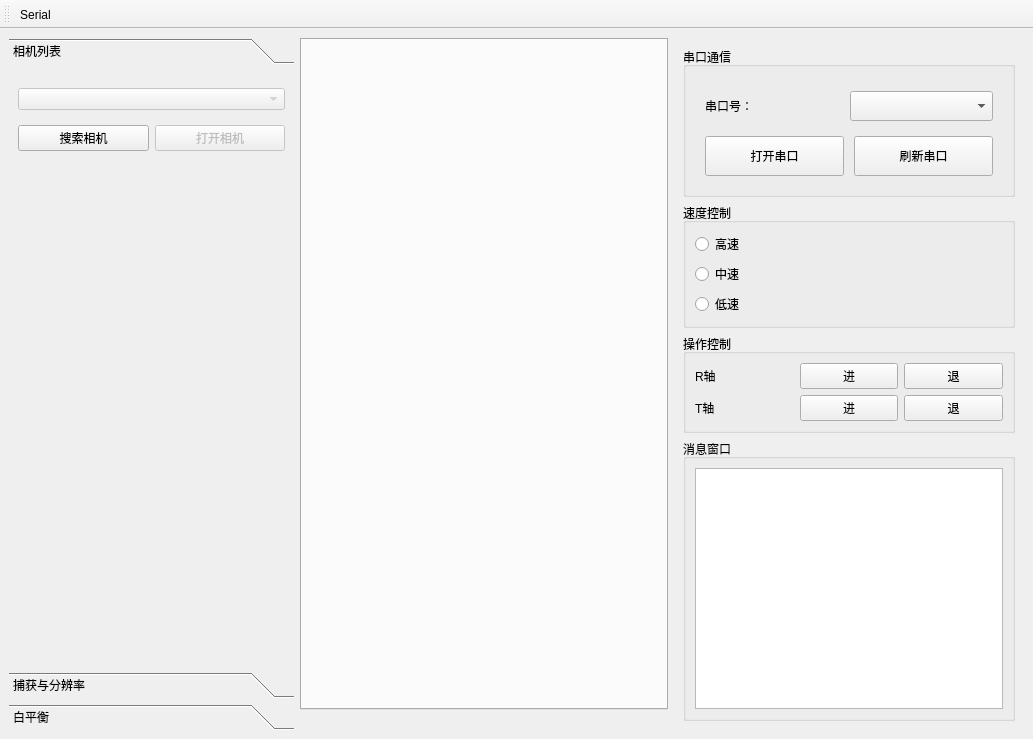
<?xml version="1.0" encoding="UTF-8"?>
<ui version="4.0">
 <class>MainWindow</class>
 <widget class="QMainWindow" name="MainWindow">
  <property name="windowModality">
   <enum>Qt::NonModal</enum>
  </property>
  <property name="geometry">
   <rect>
    <x>0</x>
    <y>0</y>
    <width>1033</width>
    <height>739</height>
   </rect>
  </property>
  <property name="acceptDrops">
   <bool>false</bool>
  </property>
  <property name="windowTitle">
   <string>MainWindow</string>
  </property>
  <property name="inputMethodHints">
   <set>Qt::ImhNone</set>
  </property>
  <widget class="QWidget" name="centralwidget">
   <layout class="QHBoxLayout" name="horizontalLayout" stretch="0,1,0">
    <item>
     <widget class="QToolBox" name="toolBox">
      <property name="enabled">
       <bool>true</bool>
      </property>
      <property name="minimumSize">
       <size>
        <width>285</width>
        <height>0</height>
       </size>
      </property>
      <property name="maximumSize">
       <size>
        <width>285</width>
        <height>16777215</height>
       </size>
      </property>
      <property name="mouseTracking">
       <bool>false</bool>
      </property>
      <property name="tabletTracking">
       <bool>false</bool>
      </property>
      <property name="focusPolicy">
       <enum>Qt::NoFocus</enum>
      </property>
      <property name="contextMenuPolicy">
       <enum>Qt::DefaultContextMenu</enum>
      </property>
      <property name="acceptDrops">
       <bool>false</bool>
      </property>
      <property name="autoFillBackground">
       <bool>false</bool>
      </property>
      <property name="frameShape">
       <enum>QFrame::NoFrame</enum>
      </property>
      <property name="frameShadow">
       <enum>QFrame::Plain</enum>
      </property>
      <property name="currentIndex">
       <number>0</number>
      </property>
      <widget class="QWidget" name="cameraPage">
       <property name="geometry">
        <rect>
         <x>0</x>
         <y>0</y>
         <width>285</width>
         <height>100</height>
        </rect>
       </property>
       <property name="minimumSize">
        <size>
         <width>285</width>
         <height>100</height>
        </size>
       </property>
       <property name="maximumSize">
        <size>
         <width>285</width>
         <height>100</height>
        </size>
       </property>
       <attribute name="label">
        <string>相机列表</string>
       </attribute>
       <layout class="QVBoxLayout" name="verticalLayout_3">
        <item>
         <widget class="QComboBox" name="cameraComboBox">
          <property name="enabled">
           <bool>false</bool>
          </property>
         </widget>
        </item>
        <item>
         <layout class="QHBoxLayout" name="cameraLayout">
          <item>
           <widget class="QPushButton" name="searchCameraButton">
            <property name="text">
             <string>搜索相机</string>
            </property>
            <property name="checkable">
             <bool>false</bool>
            </property>
            <property name="autoExclusive">
             <bool>false</bool>
            </property>
           </widget>
          </item>
          <item>
           <widget class="QPushButton" name="cameraButton">
            <property name="enabled">
             <bool>false</bool>
            </property>
            <property name="text">
             <string>打开相机</string>
            </property>
            <property name="autoExclusive">
             <bool>false</bool>
            </property>
           </widget>
          </item>
         </layout>
        </item>
       </layout>
      </widget>
      <widget class="QWidget" name="capturePage">
       <property name="geometry">
        <rect>
         <x>0</x>
         <y>0</y>
         <width>285</width>
         <height>400</height>
        </rect>
       </property>
       <property name="minimumSize">
        <size>
         <width>285</width>
         <height>400</height>
        </size>
       </property>
       <property name="maximumSize">
        <size>
         <width>285</width>
         <height>400</height>
        </size>
       </property>
       <attribute name="label">
        <string>捕获与分辨率</string>
       </attribute>
       <layout class="QVBoxLayout" name="verticalLayout">
        <item>
         <layout class="QHBoxLayout" name="selectLayout">
          <item>
           <widget class="QPushButton" name="captureButton">
            <property name="enabled">
             <bool>false</bool>
            </property>
            <property name="text">
             <string>捕获</string>
            </property>
           </widget>
          </item>
          <item>
           <widget class="QPushButton" name="videoButton">
            <property name="enabled">
             <bool>false</bool>
            </property>
            <property name="text">
             <string>录像</string>
            </property>
           </widget>
          </item>
         </layout>
        </item>
        <item>
         <layout class="QGridLayout" name="gridLayout">
          <item row="2" column="2">
           <widget class="QComboBox" name="formatComboBox">
            <property name="enabled">
             <bool>false</bool>
            </property>
           </widget>
          </item>
          <item row="0" column="2">
           <widget class="QComboBox" name="previewComboBox">
            <property name="enabled">
             <bool>false</bool>
            </property>
           </widget>
          </item>
          <item row="0" column="0">
           <widget class="QLabel" name="previewLabel">
            <property name="text">
             <string>预览：</string>
            </property>
           </widget>
          </item>
          <item row="1" column="0">
           <widget class="QLabel" name="captureLabel">
            <property name="text">
             <string>捕获：</string>
            </property>
           </widget>
          </item>
          <item row="1" column="2">
           <widget class="QComboBox" name="captureComboBox">
            <property name="enabled">
             <bool>false</bool>
            </property>
           </widget>
          </item>
          <item row="2" column="0">
           <widget class="QLabel" name="formatLabel">
            <property name="text">
             <string>格式：</string>
            </property>
           </widget>
          </item>
          <item row="0" column="1">
           <spacer name="previewSpacer">
            <property name="orientation">
             <enum>Qt::Horizontal</enum>
            </property>
            <property name="sizeHint" stdset="0">
             <size>
              <width>40</width>
              <height>20</height>
             </size>
            </property>
           </spacer>
          </item>
          <item row="1" column="1">
           <spacer name="captureSpacer">
            <property name="orientation">
             <enum>Qt::Horizontal</enum>
            </property>
            <property name="sizeHint" stdset="0">
             <size>
              <width>40</width>
              <height>20</height>
             </size>
            </property>
           </spacer>
          </item>
          <item row="2" column="1">
           <spacer name="formatSpacer">
            <property name="orientation">
             <enum>Qt::Horizontal</enum>
            </property>
            <property name="sizeHint" stdset="0">
             <size>
              <width>40</width>
              <height>20</height>
             </size>
            </property>
           </spacer>
          </item>
         </layout>
        </item>
        <item>
         <layout class="QHBoxLayout" name="modeLayout">
          <item>
           <widget class="QRadioButton" name="videoRadioButton">
            <property name="text">
             <string>视频模式</string>
            </property>
            <property name="checked">
             <bool>true</bool>
            </property>
           </widget>
          </item>
          <item>
           <widget class="QRadioButton" name="triggerRadioButton">
            <property name="text">
             <string>触发模式</string>
            </property>
           </widget>
          </item>
         </layout>
        </item>
        <item>
         <widget class="QCheckBox" name="autoExposureCheckBox">
          <property name="enabled">
           <bool>false</bool>
          </property>
          <property name="text">
           <string>自动曝光</string>
          </property>
         </widget>
        </item>
        <item>
         <layout class="QHBoxLayout" name="exposureTargetLayout">
          <item>
           <widget class="QLabel" name="exposureTargetLabel">
            <property name="text">
             <string>曝光目标：</string>
            </property>
           </widget>
          </item>
          <item>
           <spacer name="exposureTargetSpacer">
            <property name="orientation">
             <enum>Qt::Horizontal</enum>
            </property>
            <property name="sizeHint" stdset="0">
             <size>
              <width>40</width>
              <height>20</height>
             </size>
            </property>
           </spacer>
          </item>
          <item>
           <widget class="QLabel" name="exposureTargetNumLabel">
            <property name="text">
             <string>0</string>
            </property>
           </widget>
          </item>
         </layout>
        </item>
        <item>
         <widget class="QSlider" name="exposureTargetSlider">
          <property name="enabled">
           <bool>false</bool>
          </property>
          <property name="orientation">
           <enum>Qt::Horizontal</enum>
          </property>
         </widget>
        </item>
        <item>
         <layout class="QHBoxLayout" name="exposureTimeLayout">
          <item>
           <widget class="QLabel" name="exposureTimeLabel">
            <property name="text">
             <string>曝光时间：</string>
            </property>
           </widget>
          </item>
          <item>
           <spacer name="exposureTimeSpacer">
            <property name="orientation">
             <enum>Qt::Horizontal</enum>
            </property>
            <property name="sizeHint" stdset="0">
             <size>
              <width>40</width>
              <height>20</height>
             </size>
            </property>
           </spacer>
          </item>
          <item>
           <widget class="QLabel" name="exposureTimeNumLabel">
            <property name="text">
             <string>0</string>
            </property>
           </widget>
          </item>
         </layout>
        </item>
        <item>
         <widget class="QSlider" name="exposureTimeSlider">
          <property name="enabled">
           <bool>false</bool>
          </property>
          <property name="orientation">
           <enum>Qt::Horizontal</enum>
          </property>
         </widget>
        </item>
        <item>
         <layout class="QHBoxLayout" name="gainLayout">
          <item>
           <widget class="QLabel" name="gainLabel">
            <property name="text">
             <string>增益：</string>
            </property>
           </widget>
          </item>
          <item>
           <spacer name="gainSpacer">
            <property name="orientation">
             <enum>Qt::Horizontal</enum>
            </property>
            <property name="sizeHint" stdset="0">
             <size>
              <width>40</width>
              <height>20</height>
             </size>
            </property>
           </spacer>
          </item>
          <item>
           <widget class="QLabel" name="gainNumLabel">
            <property name="text">
             <string>0</string>
            </property>
           </widget>
          </item>
         </layout>
        </item>
        <item>
         <widget class="QSlider" name="gainSlider">
          <property name="enabled">
           <bool>false</bool>
          </property>
          <property name="orientation">
           <enum>Qt::Horizontal</enum>
          </property>
         </widget>
        </item>
       </layout>
      </widget>
      <widget class="QWidget" name="whileBalancePage">
       <property name="geometry">
        <rect>
         <x>0</x>
         <y>0</y>
         <width>285</width>
         <height>230</height>
        </rect>
       </property>
       <property name="minimumSize">
        <size>
         <width>285</width>
         <height>210</height>
        </size>
       </property>
       <property name="maximumSize">
        <size>
         <width>285</width>
         <height>230</height>
        </size>
       </property>
       <attribute name="label">
        <string>白平衡</string>
       </attribute>
       <layout class="QVBoxLayout" name="verticalLayout_2">
        <item>
         <layout class="QHBoxLayout" name="temperatureLayout">
          <item>
           <widget class="QLabel" name="temperatureLabel">
            <property name="text">
             <string>色温：</string>
            </property>
           </widget>
          </item>
          <item>
           <spacer name="temperatureSpacer">
            <property name="orientation">
             <enum>Qt::Horizontal</enum>
            </property>
            <property name="sizeHint" stdset="0">
             <size>
              <width>40</width>
              <height>20</height>
             </size>
            </property>
           </spacer>
          </item>
          <item>
           <widget class="QLabel" name="temperatureNumLabel">
            <property name="text">
             <string>0</string>
            </property>
           </widget>
          </item>
         </layout>
        </item>
        <item>
         <widget class="QSlider" name="temperatureSlider">
          <property name="enabled">
           <bool>false</bool>
          </property>
          <property name="orientation">
           <enum>Qt::Horizontal</enum>
          </property>
         </widget>
        </item>
        <item>
         <layout class="QHBoxLayout" name="tintLayout">
          <item>
           <widget class="QLabel" name="tintLabel">
            <property name="text">
             <string>Tint：</string>
            </property>
           </widget>
          </item>
          <item>
           <spacer name="tintSpacer">
            <property name="orientation">
             <enum>Qt::Horizontal</enum>
            </property>
            <property name="sizeHint" stdset="0">
             <size>
              <width>40</width>
              <height>20</height>
             </size>
            </property>
           </spacer>
          </item>
          <item>
           <widget class="QLabel" name="tintNumLabel">
            <property name="text">
             <string>0</string>
            </property>
           </widget>
          </item>
         </layout>
        </item>
        <item>
         <widget class="QSlider" name="tintSlider">
          <property name="enabled">
           <bool>false</bool>
          </property>
          <property name="orientation">
           <enum>Qt::Horizontal</enum>
          </property>
         </widget>
        </item>
        <item>
         <widget class="QLabel" name="wbRemindLabel1">
          <property name="text">
           <string>在点击“白平衡”按钮之前，请移动ROI</string>
          </property>
         </widget>
        </item>
        <item>
         <widget class="QLabel" name="wbRemindLabel2">
          <property name="text">
           <string>(标记为红色矩形）至样品的纯白或者</string>
          </property>
         </widget>
        </item>
        <item>
         <widget class="QLabel" name="wbRemindLabel3">
          <property name="text">
           <string>灰色部分。</string>
          </property>
         </widget>
        </item>
        <item>
         <layout class="QHBoxLayout" name="wbSelectLayout">
          <item>
           <widget class="QPushButton" name="whileBalanceButton">
            <property name="enabled">
             <bool>false</bool>
            </property>
            <property name="text">
             <string>白平衡</string>
            </property>
           </widget>
          </item>
          <item>
           <widget class="QPushButton" name="defaultValueButton">
            <property name="enabled">
             <bool>false</bool>
            </property>
            <property name="text">
             <string>默认值</string>
            </property>
           </widget>
          </item>
         </layout>
        </item>
       </layout>
      </widget>
     </widget>
    </item>
    <item>
     <layout class="QVBoxLayout" name="tabLayout" stretch="1,0">
      <item>
       <widget class="QTabWidget" name="tabWidget">
        <property name="currentIndex">
         <number>-1</number>
        </property>
        <property name="tabsClosable">
         <bool>true</bool>
        </property>
       </widget>
      </item>
      <item>
       <widget class="QLabel" name="lblLabel">
        <property name="text">
         <string/>
        </property>
       </widget>
      </item>
     </layout>
    </item>
    <item>
     <widget class="QWidget" name="serialWidget" native="true">
      <property name="minimumSize">
       <size>
        <width>350</width>
        <height>0</height>
       </size>
      </property>
      <property name="maximumSize">
       <size>
        <width>350</width>
        <height>16777215</height>
       </size>
      </property>
      <layout class="QVBoxLayout" name="verticalLayout_7">
       <item>
        <widget class="QGroupBox" name="serialGroupBox">
         <property name="minimumSize">
          <size>
           <width>0</width>
           <height>150</height>
          </size>
         </property>
         <property name="maximumSize">
          <size>
           <width>16777215</width>
           <height>150</height>
          </size>
         </property>
         <property name="title">
          <string>串口通信</string>
         </property>
         <layout class="QVBoxLayout" name="verticalLayout_4">
          <item>
           <layout class="QVBoxLayout" name="serialLayout" stretch="0,0">
            <property name="spacing">
             <number>10</number>
            </property>
            <property name="sizeConstraint">
             <enum>QLayout::SetDefaultConstraint</enum>
            </property>
            <property name="leftMargin">
             <number>10</number>
            </property>
            <property name="topMargin">
             <number>10</number>
            </property>
            <property name="rightMargin">
             <number>10</number>
            </property>
            <property name="bottomMargin">
             <number>10</number>
            </property>
            <item>
             <layout class="QHBoxLayout" name="portLayout">
              <item>
               <widget class="QLabel" name="portLabel">
                <property name="minimumSize">
                 <size>
                  <width>135</width>
                  <height>40</height>
                 </size>
                </property>
                <property name="maximumSize">
                 <size>
                  <width>135</width>
                  <height>40</height>
                 </size>
                </property>
                <property name="text">
                 <string>串口号：</string>
                </property>
                <property name="alignment">
                 <set>Qt::AlignLeading|Qt::AlignLeft|Qt::AlignVCenter</set>
                </property>
               </widget>
              </item>
              <item>
               <widget class="QComboBox" name="portBox">
                <property name="minimumSize">
                 <size>
                  <width>0</width>
                  <height>30</height>
                 </size>
                </property>
                <property name="maximumSize">
                 <size>
                  <width>16777215</width>
                  <height>30</height>
                 </size>
                </property>
               </widget>
              </item>
             </layout>
            </item>
            <item>
             <layout class="QHBoxLayout" name="serialbtnLayout">
              <item>
               <widget class="QPushButton" name="openSerialButton">
                <property name="sizePolicy">
                 <sizepolicy hsizetype="Minimum" vsizetype="Fixed">
                  <horstretch>0</horstretch>
                  <verstretch>0</verstretch>
                 </sizepolicy>
                </property>
                <property name="minimumSize">
                 <size>
                  <width>0</width>
                  <height>40</height>
                 </size>
                </property>
                <property name="maximumSize">
                 <size>
                  <width>16777215</width>
                  <height>40</height>
                 </size>
                </property>
                <property name="text">
                 <string>打开串口</string>
                </property>
               </widget>
              </item>
              <item>
               <widget class="QPushButton" name="refreshPortButton">
                <property name="sizePolicy">
                 <sizepolicy hsizetype="Minimum" vsizetype="Fixed">
                  <horstretch>0</horstretch>
                  <verstretch>0</verstretch>
                 </sizepolicy>
                </property>
                <property name="minimumSize">
                 <size>
                  <width>0</width>
                  <height>40</height>
                 </size>
                </property>
                <property name="maximumSize">
                 <size>
                  <width>16777215</width>
                  <height>40</height>
                 </size>
                </property>
                <property name="text">
                 <string>刷新串口</string>
                </property>
               </widget>
              </item>
             </layout>
            </item>
           </layout>
          </item>
         </layout>
        </widget>
       </item>
       <item>
        <widget class="QGroupBox" name="speedGroupBox">
         <property name="title">
          <string>速度控制</string>
         </property>
         <layout class="QVBoxLayout" name="verticalLayout_5">
          <item>
           <widget class="QRadioButton" name="highSpeedRadioButton">
            <property name="text">
             <string>高速</string>
            </property>
           </widget>
          </item>
          <item>
           <widget class="QRadioButton" name="mediumSpeedRadioButton">
            <property name="text">
             <string>中速</string>
            </property>
           </widget>
          </item>
          <item>
           <widget class="QRadioButton" name="lowSpeedRadioButton">
            <property name="text">
             <string>低速</string>
            </property>
           </widget>
          </item>
         </layout>
        </widget>
       </item>
       <item>
        <widget class="QGroupBox" name="groupBox">
         <property name="title">
          <string>操作控制</string>
         </property>
         <layout class="QVBoxLayout" name="verticalLayout_6">
          <item>
           <layout class="QHBoxLayout" name="rAxisLayout">
            <item>
             <widget class="QLabel" name="rAxisLabel">
              <property name="text">
               <string>R轴</string>
              </property>
             </widget>
            </item>
            <item>
             <widget class="QPushButton" name="rAxisForwardButton">
              <property name="text">
               <string>进</string>
              </property>
             </widget>
            </item>
            <item>
             <widget class="QPushButton" name="rAxisBackwardButton">
              <property name="text">
               <string>退</string>
              </property>
             </widget>
            </item>
           </layout>
          </item>
          <item>
           <layout class="QHBoxLayout" name="tAxisLayout">
            <item>
             <widget class="QLabel" name="tAxisLabel">
              <property name="text">
               <string>T轴</string>
              </property>
             </widget>
            </item>
            <item>
             <widget class="QPushButton" name="tAxisForwardButton">
              <property name="text">
               <string>进</string>
              </property>
             </widget>
            </item>
            <item>
             <widget class="QPushButton" name="tAxisBackwardButton">
              <property name="text">
               <string>退</string>
              </property>
             </widget>
            </item>
           </layout>
          </item>
         </layout>
        </widget>
       </item>
       <item>
        <widget class="QGroupBox" name="messageGroupBox">
         <property name="title">
          <string>消息窗口</string>
         </property>
         <layout class="QVBoxLayout" name="verticalLayout_8">
          <item>
           <widget class="QTextEdit" name="serialMessageEdit"/>
          </item>
         </layout>
        </widget>
       </item>
      </layout>
     </widget>
    </item>
   </layout>
  </widget>
  <widget class="QToolBar" name="toolBar">
   <property name="windowTitle">
    <string>toolBar</string>
   </property>
   <attribute name="toolBarArea">
    <enum>TopToolBarArea</enum>
   </attribute>
   <attribute name="toolBarBreak">
    <bool>false</bool>
   </attribute>
   <addaction name="actionSerial"/>
  </widget>
  <action name="actionSerial">
   <property name="checkable">
    <bool>true</bool>
   </property>
   <property name="icon">
    <iconset resource="resource/resource.qrc">
     <normaloff>:/images/images/control.png</normaloff>:/images/images/control.png</iconset>
   </property>
   <property name="text">
    <string>Serial</string>
   </property>
  </action>
 </widget>
 <resources>
  <include location="resource/resource.qrc"/>
 </resources>
 <connections/>
</ui>
